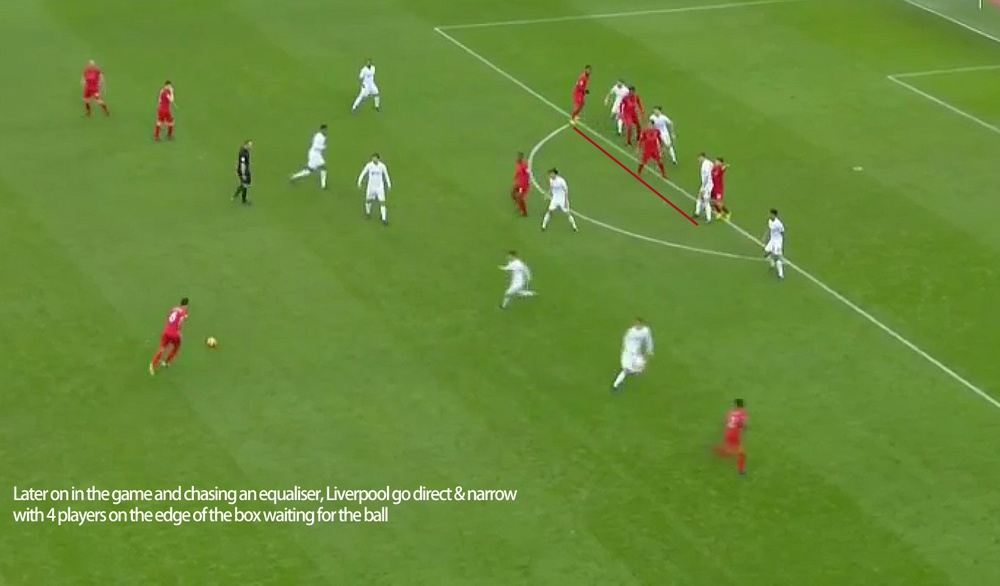
#> input picture liverpool3.jpg, 1000 x 586 px, shrunk from 1362 x 798 before the run, given in place of ., which was not available
$ python player_recognition.py --image .
#> lines starting #> are read from the running program, lines starting #| are printed output that depends on the picture; after the words box and inside, x2 and y2 are one past the last pixel; in counts of white or black regions, pixels touching at a corner belong together; pictures that were not available may be replaced by others from this repository, and a replacement may not be noted
### objects.py
from sklearn.cluster import KMeans
from multiprocessing import Pool
import numpy as np
import cv2


class Rect(object):
    x = None
    y = None
    w = None
    h = None

    def __init__(self, l):
        self.x = l[0]
        self.y = l[1]
        self.w = l[2]
        self.h = l[3]

class Ellipse(object):
    x = None
    y = None
    w = None
    h = None

    def __init__(self, rect):
        x = rect.x
        y = rect.y
        w = rect.w
        h = rect.h

        self.x = int(x + w/2)
        self.y = int(y + h*7/8)
        self.w = int(w*1/2)
        self.h = int(h/10)

    def center(self):
        return (self.x, self.y)

    def axes(self):
        return (self.w, self.h)

class PlayerImage(object):
    colors = None
    coord = None
    main_color = None
    image = None
    histogram = None
    weight = None
    debug = 0

    def __init__(self, image, coord, weight, debug =0):
        self.weight = weight
        self.debug = debug
        self.coord = coord
        self.image = image[coord.y: coord.y + coord.h, coord.x: coord.x + coord.w]

    def process(self):

        boundaries = [
            ([17, 15, 100], [50, 56, 200]),
            ([86, 31, 4], [220, 88, 50]),
            ([25, 146, 190], [62, 174, 250]),
            ([103, 86, 65], [145, 133, 128]),
            ([80, 0, 0], [255, 133, 133]),
            ([200,200,200], [255, 255, 255])
        ]
        filtered_images = []
        colors = []
        scores = []
        color_score_pair = []

        def centroid_histogram(clt):
            numLabels = np.arange(0, len(np.unique(clt.labels_)) + 1)
            (hist, _) = np.histogram(clt.labels_, bins = numLabels)
            hist = hist.astype("float")
            hist /= hist.sum()
            return hist

        def filter_by_boundary(img, boundary):
            lower, upper = boundary
            lower = np.array(lower, dtype = "uint8")
            upper = np.array(upper, dtype = "uint8")

            mask = cv2.inRange(img, lower, upper)
            output = cv2.bitwise_and(img, img, mask = mask)
            return output


        #center
        height, width, dim = self.image.shape

        #crop
        img = self.image[int(height/4):int(2*height/4), int(width/4):int(3*width/4), :]
        self.image = img
        height, width, dim = img.shape

        # normalize
        normalizedImg = np.zeros((30, 30))
        self.image = cv2.normalize(self.image,  normalizedImg, 0, 255, cv2.NORM_MINMAX)
        self.histogram = cv2.calcHist([self.image],[0],None,[256],[0,256])

        kmeans = KMeans(n_clusters=2)
        for j, boundary in enumerate(boundaries):
            img = filter_by_boundary(self.image, boundary)
            img_vec = np.reshape(img, [height * width, dim] )
            filtered_images.append(img)

            #kmeans
            kmeans.fit( img_vec )
            score = centroid_histogram(kmeans)

            for i, center in enumerate(kmeans.cluster_centers_):
                color = (int(center[0]), int(center[1]), int(center[2]))
                if color == (0,0,0):
                    continue
                colors.append(color)
                scores.append(score[i])


        self.colors = colors
        try:
            self.main_color = self.colors[np.argsort(scores)[-1]]
        except:
            self.main_color = (255,255,255)

        # [4 lines of commented-out code are left out]

class ImageAddition(object):
    ellipse = None
    playerImage = None

    def __init__(self, ellipse, playerImage):
        self.ellipse = ellipse
        self.playerImage = playerImage

class CorrelationLine(object):
    pt1 = None
    pt2 = None
    score = None
    color = None

    # [5 lines left out: function __init__, not called in this run]

class CorrelationLines(list):
    pass

class ImageAdditions(list):

    # [19 lines left out: function get_histogram_correlation, not called in this run]

### player_recognition.py
from imutils.object_detection import non_max_suppression
import multiprocessing as mp
from functools import partial
from imutils import paths
from objects import *
import numpy as np
import argparse
import imutils
import cv2
import argparse
import math
hog = cv2.HOGDescriptor()
hog.setSVMDetector(cv2.HOGDescriptor_getDefaultPeopleDetector())
additions = ImageAdditions()

def to01(num):
    return 0 if num < 0 else 1

def playerImage_process(playerImage):
    playerImage.process()
    return playerImage

def create_player_image(result, image):
    rect, weight = result
    coord = Rect(rect)
    playerImage = PlayerImage(image, coord, weight)
    return playerImage

def add_figures(image, winStride = (4, 4), padding = (8, 8), scale = 1.06):
    global hog
    global additions
    (rects, weights) = hog.detectMultiScale(image, winStride = winStride, padding = padding, scale = scale)

    p = Pool(4)
    playerImages = p.map(partial(create_player_image, image=image), zip(rects, weights))

    playerImages = p.map(playerImage_process, playerImages)

    for playerImage in playerImages:
        addition = ImageAddition(Ellipse(playerImage.coord), playerImage)
        additions.append(addition)

        cv2.ellipse( image, addition.ellipse.center(), addition.ellipse.axes(), 0, 0, 360, addition.playerImage.main_color, 2)

    # [4 lines of commented-out code are left out]

    return image

if __name__ == '__main__':
    ap = argparse.ArgumentParser()
    ap.add_argument("-i", "--image", required=True, help="path to images directory")
    args = vars(ap.parse_args())

    image = cv2.imread(args["image"])
#> image is the input picture: shape (586, 1000, 3); mean B, G, R 55.9, 139.3, 104
    cv2.imwrite("player_processed.jpg", add_figures(image))
#> in add_figures, `(rects, weights) = hog.detectMultiScale(image, winStride = winStride, ..`: rects = [[672, 103, 71, 141], [340, 127, 70, 140], [600, 293, 72, 143], [199, 48, 90, 179], [318, 39, 107, 214]]; weights = [0.361, 2.35, 0.496, 0.537, 0.273]
#> in __init__ (call 5), `self.x = l[0]`: self.x = 318
#> in __init__ (call 5), `self.y = l[1]`: self.y = 39
#> in __init__ (call 5), `self.w = l[2]`: self.w = 107
#> in __init__ (call 5), `self.h = l[3]`: self.h = 214
#> in __init__ (call 5), `self.weight = weight`: self.weight = 0.273
#> in __init__ (call 5), `self.image = image[coord.y: coord.y + coord.h, coord.x: coord.x + coor..`:
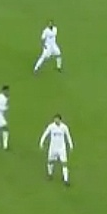
#> self.image: shape (214, 107, 3); mean B, G, R 67.1, 144, 109.1
#> in add_figures, `playerImages = p.map(partial(create_player_image, image=image), zip(re..`: playerImages = 5 items
#> in process, `self.histogram = cv2.calcHist([self.image],[0],None,[256],[0,256])`: self.histogram = 256 values, max 139 at index 43, min 0 at index 2, mean 4.92
#> the loop in process, `for j, boundary in enumerate(boundaries):` made 6 passes
#> score on passes 1, 5, 6: [0.983, 0.0167], [0.992, 0.00794], [0.925, 0.0754]
#> (hist in centroid_histogram, score) on passes 2 to 4: ([1], [1]), ([1], [1]), ([1], [1])
#> pass 1, in filter_by_boundary, `mask = cv2.inRange(img, lower, upper)`:
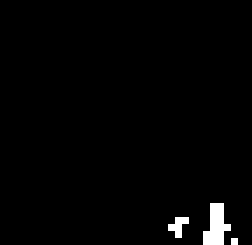
#> mask: shape (35, 36) (shown 7 times larger); 1.7% white in thin lines or dots, all inside (x1, y1, x2, y2) = (24, 29, 34, 35)
#> after the loop in process, `for j, boundary in enumerate(boundaries):`: colors = [(34, 36, 133), (83, 127, 112), (229, 237, 236)]; filtered_images = 6 items; scores = [0.0167, 0.00794, 0.0754]
#> in process, `self.colors = colors`: self.colors = [(34, 36, 133), (83, 127, 112), (229, 237, 236)]
#> in process, `self.main_color = self.colors[np.argsort(scores)[-1]]`: self.main_color = (229, 237, 236)
#> in process (call 2), `self.histogram = cv2.calcHist([self.image],[0],None,[256],[0,256])`: self.histogram = 256 values, max 21 at index 230, min 0 at index 1, mean 4.79
#> the loop in process (call 2), `for j, boundary in enumerate(boundaries):` made 6 passes
#> score on passes 4 to 6: [0.984, 0.0155], [0.958, 0.0424], [0.331, 0.669]
#> after the loop in process (call 2), `for j, boundary in enumerate(boundaries):`:
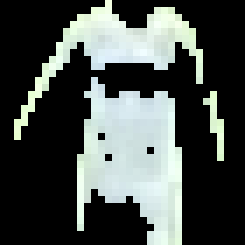
#> img: shape (35, 35, 3) (shown 7 times larger); mean B, G, R 75.4, 78.4, 72.3
#> after the loop in process (call 2), `for j, boundary in enumerate(boundaries):`: colors = [(114, 121, 100), (98, 115, 92), (227, 236, 218)]; scores = [0.0155, 0.0424, 0.331]
#> in process (call 2), `self.colors = colors`: self.colors = [(114, 121, 100), (98, 115, 92), (227, 236, 218)]
#> in process (call 2), `self.main_color = self.colors[np.argsort(scores)[-1]]`: self.main_color = (227, 236, 218)
#> in process (call 3), `self.histogram = cv2.calcHist([self.image],[0],None,[256],[0,256])`: self.histogram = 256 values, max 24 at index 229, min 0 at index 3, mean 5.06
#> the loop in process (call 3), `for j, boundary in enumerate(boundaries):` made 6 passes
#> score on passes 4 to 6: [0.985, 0.0147], [0.969, 0.0309], [0.738, 0.262]
#> after the loop in process (call 3), `for j, boundary in enumerate(boundaries):`:
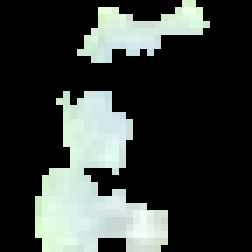
#> img: shape (36, 36, 3) (shown 7 times larger); mean B, G, R 58.7, 61.8, 56.1
#> after the loop in process (call 3), `for j, boundary in enumerate(boundaries):`: colors = [(112, 125, 101), (100, 121, 97), (224, 236, 214)]; scores = [0.0147, 0.0309, 0.262]
#> in process (call 3), `self.colors = colors`: self.colors = [(112, 125, 101), (100, 121, 97), (224, 236, 214)]
#> in process (call 3), `self.main_color = self.colors[np.argsort(scores)[-1]]`: self.main_color = (224, 236, 214)
#> in process (call 4), `self.image = cv2.normalize(self.image,  normalizedImg, 0, 255, cv2.NOR..`:
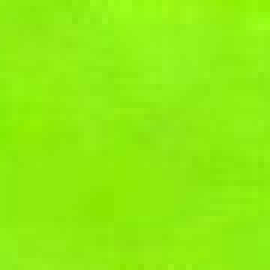
#> self.image: shape (45, 45, 3) (shown 6 times larger); mean B, G, R 17, 237.8, 143.4
#> in process (call 4), `self.histogram = cv2.calcHist([self.image],[0],None,[256],[0,256])`: self.histogram = 256 values, max 350 at index 13, min 0 at index 1, mean 7.91
#> after the loop in process (call 4), `for j, boundary in enumerate(boundaries):`: colors = []
#> in process (call 5), `self.image = cv2.normalize(self.image,  normalizedImg, 0, 255, cv2.NOR..`:
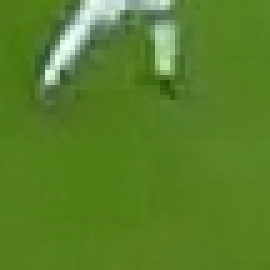
#> self.image: shape (54, 54, 3) (shown 5 times larger); mean B, G, R 40.3, 128.7, 87.9
#> in process (call 5), `self.histogram = cv2.calcHist([self.image],[0],None,[256],[0,256])`: self.histogram = 256 values, max 317 at index 26, min 0 at index 1, mean 11.39
#> the loop in process (call 5), `for j, boundary in enumerate(boundaries):` made 6 passes
#> score on passes 4 to 6: [0.999, 0.000686], [0.988, 0.0123], [0.988, 0.0123]
#> after the loop in process (call 5), `for j, boundary in enumerate(boundaries):`: colors = [(104, 127, 97), (90, 121, 91), (227, 241, 215)]; scores = [0.000686, 0.0123, 0.0123]
#> in process (call 5), `self.colors = colors`: self.colors = [(104, 127, 97), (90, 121, 91), (227, 241, 215)]
#> in process (call 5), `self.main_color = self.colors[np.argsort(scores)[-1]]`: self.main_color = (227, 241, 215)
#> the loop in add_figures, `for playerImage in playerImages:` made 5 passes
#> (x in Ellipse, y in Ellipse, w in Ellipse, h in Ellipse) on passes 1 to 5: (672, 103, 71, 141), (340, 127, 70, 140), (600, 293, 72, 143), (199, 48, 90, 179), (318, 39, 107, 214)
#> after the loop in add_figures, `for playerImage in playerImages:`:
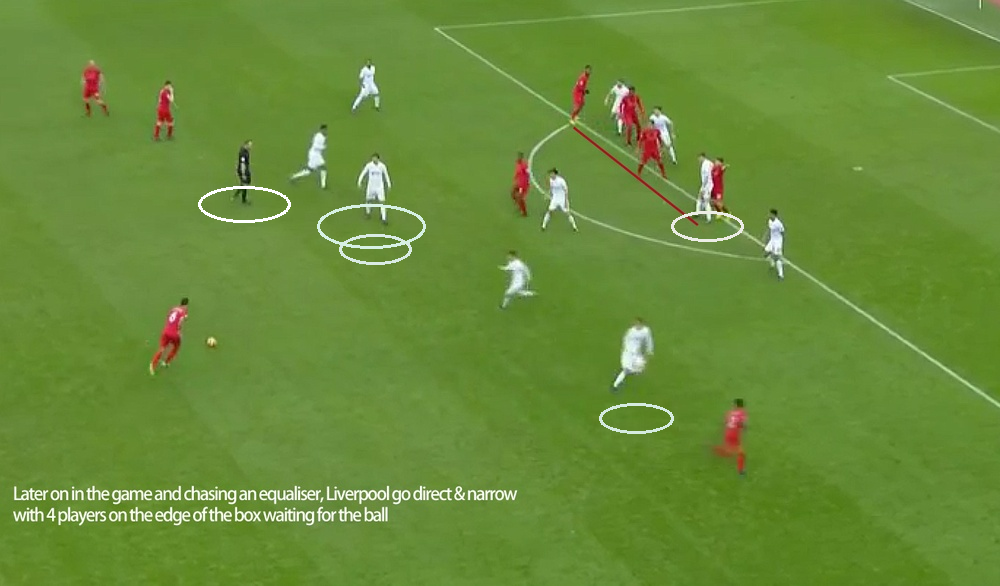
#> image: shape (586, 1000, 3); 0.47% of pixels changed, all inside (x1, y1, x2, y2) = (198, 186, 744, 434)
#> after the loop in add_figures, `for playerImage in playerImages:`: additions = 5 items

$ run again, on liverpool4.jpg
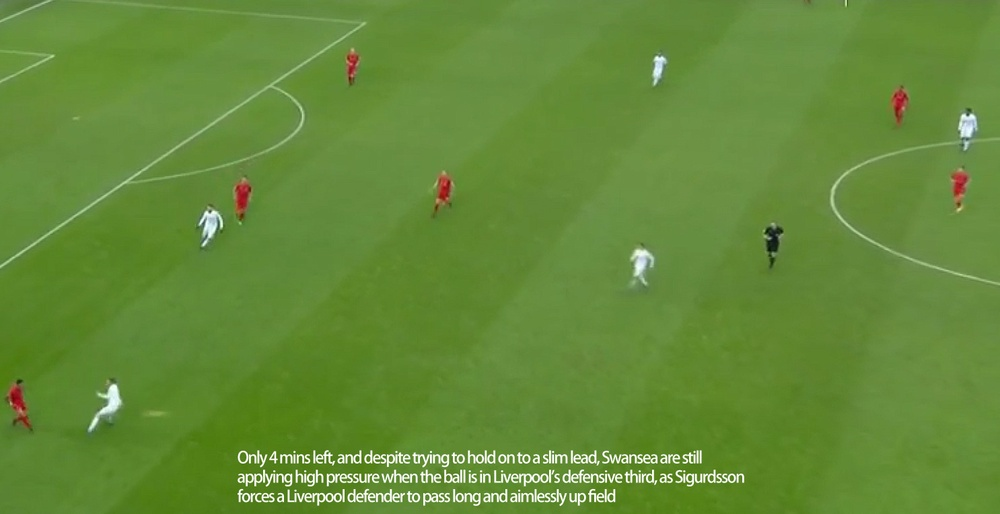
#> input picture liverpool4.jpg, 1000 x 514 px, shrunk from 1486 x 764 before the run, given in place of ., which was not available
#> image is the input picture: shape (514, 1000, 3); mean B, G, R 56.6, 138.8, 100.1
#> rects = [[926, 78, 74, 157]]; weights = [0.63]
#> in __init__, `self.image = image[coord.y: coord.y + coord.h, coord.x: coord.x + coor..`:
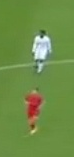
#> self.image: shape (157, 74, 3); mean B, G, R 70.6, 141, 109.4
#> playerImages = 1 item
#> self.histogram = 256 values, max 60 at index 24, min 0 at index 1, mean 5.64
#> the loop in process, `for j, boundary in enumerate(boundaries):` made 6 passes
#> (hist in centroid_histogram, score) on passes 1 to 3: ([1], [1]), ([1], [1]), ([1], [1])
#> after the loop in process, `for j, boundary in enumerate(boundaries):`: colors = [(113, 123, 90), (96, 117, 83), (239, 237, 212)]; filtered_images = 6 items; scores = [0.0111, 0.0374, 0.0672]
#> self.colors = [(113, 123, 90), (96, 117, 83), (239, 237, 212)]
#> self.main_color = (239, 237, 212)
#> the loop in add_figures, `for playerImage in playerImages:` made 1 pass
#> (x in Ellipse, y in Ellipse, w in Ellipse, h in Ellipse) on pass 1: (926, 78, 74, 157)
#> after the loop in add_figures, `for playerImage in playerImages:`:
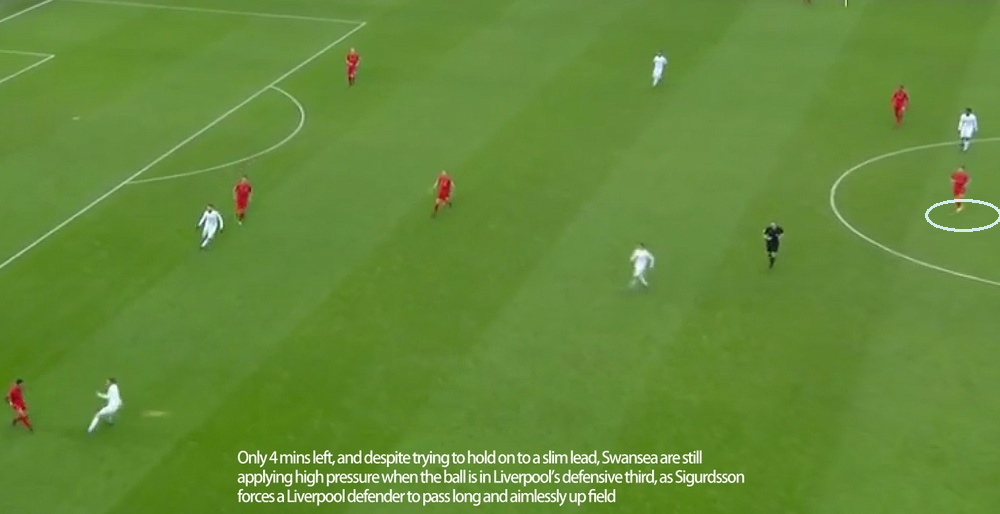
#> image: shape (514, 1000, 3); 0.1% of pixels changed, all inside (x1, y1, x2, y2) = (925, 199, 1000, 232)
#> after the loop in add_figures, `for playerImage in playerImages:`: additions = 1 item
